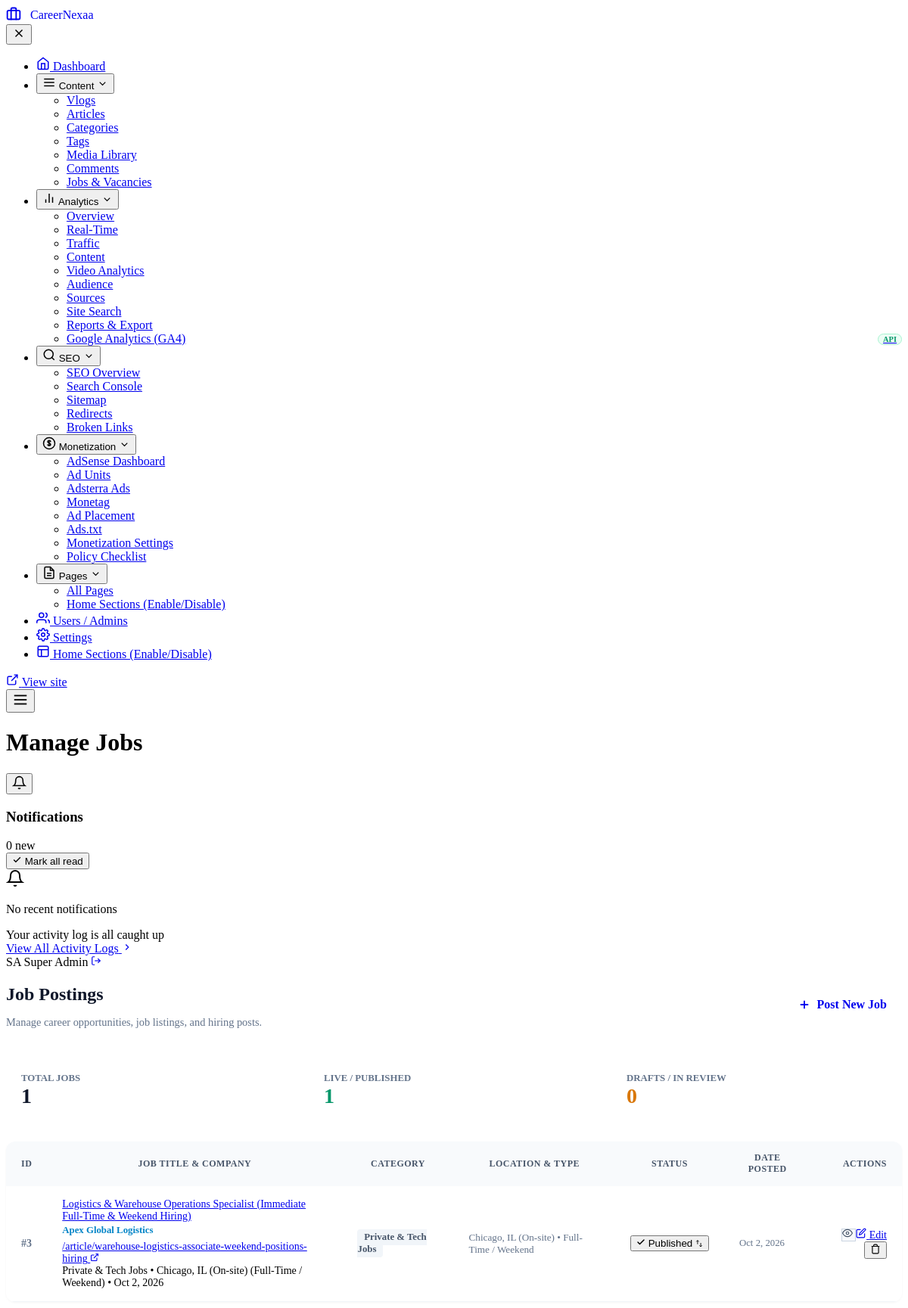
The page /admin/jobs/index.php (signed in) on the database its author committed.
### tables this page shows
CREATE TABLE `articles` (
  `id` int(11) NOT NULL AUTO_INCREMENT,
  `title` varchar(255) NOT NULL,
  `slug` varchar(255) NOT NULL,
  `excerpt` text NOT NULL,
  `content` longtext NOT NULL,
  `featured_image` varchar(255) DEFAULT NULL,
  `category_id` int(11) NOT NULL,
  `author_id` int(11) NOT NULL,
  `seo_title` varchar(255) DEFAULT NULL,
  `meta_description` varchar(300) DEFAULT NULL,
  `keywords` varchar(500) DEFAULT NULL,
  `status` enum('draft','published') DEFAULT 'draft',
  `is_job_posting` tinyint(1) DEFAULT 0,
  `job_company` varchar(150) DEFAULT NULL,
  `job_location` varchar(150) DEFAULT NULL,
  `job_type` varchar(50) DEFAULT NULL,
  `job_salary` varchar(100) DEFAULT NULL,
  `job_deadline` date DEFAULT NULL,
  `views` int(11) DEFAULT 0,
  `likes` int(11) NOT NULL DEFAULT 0,
  `dislikes` int(11) NOT NULL DEFAULT 0,
  `published_at` timestamp NULL DEFAULT NULL,
  `created_at` timestamp NOT NULL DEFAULT current_timestamp(),
  `updated_at` timestamp NOT NULL DEFAULT current_timestamp() ON UPDATE current_timestamp(),
  `video_type` varchar(50) DEFAULT 'none',
  `video_url` varchar(500) DEFAULT NULL,
  `plays` int(11) DEFAULT 0,
  `is_featured` tinyint(1) DEFAULT 0,
  `is_trending` tinyint(1) DEFAULT 0,
  `is_recommended` tinyint(1) DEFAULT 0,
  `tags` varchar(500) DEFAULT NULL,
  `image_alt` varchar(255) DEFAULT NULL,
  `thumbnail_image` varchar(255) DEFAULT NULL,
  `canonical_url` varchar(500) DEFAULT NULL,
  `robots_meta` varchar(100) DEFAULT 'auto',
  `twitter_card` varchar(50) DEFAULT 'summary_large_image',
  `og_title` varchar(255) DEFAULT NULL,
  `og_description` varchar(500) DEFAULT NULL,
  `og_image` varchar(255) DEFAULT NULL,
  `is_trash` tinyint(1) DEFAULT 0,
  PRIMARY KEY (`id`),
  UNIQUE KEY `slug` (`slug`),
  KEY `idx_article_slug` (`slug`),
  KEY `idx_article_status` (`status`),
  KEY `idx_article_category` (`category_id`),
  KEY `idx_article_author` (`author_id`),
  KEY `idx_article_published` (`published_at`),
  CONSTRAINT `fk_article_author` FOREIGN KEY (`author_id`) REFERENCES `admins` (`id`) ON DELETE CASCADE ON UPDATE CASCADE,
  CONSTRAINT `fk_article_category` FOREIGN KEY (`category_id`) REFERENCES `categories` (`id`) ON DELETE CASCADE ON UPDATE CASCADE
);

CREATE TABLE `categories` (
  `id` int(11) NOT NULL AUTO_INCREMENT,
  `name` varchar(100) NOT NULL,
  `slug` varchar(100) NOT NULL,
  `description` text DEFAULT NULL,
  `created_at` timestamp NOT NULL DEFAULT current_timestamp(),
  PRIMARY KEY (`id`),
  UNIQUE KEY `slug` (`slug`)
);

### includes/auth_functions.php (called while the page is built, shortened)
<?php
function is_super_admin($adminId = null) {
    if ($adminId === null) {
        if (!empty($_SESSION['admin_role']) && $_SESSION['admin_role'] === 'superadmin') {
            return true;
        }
    }
    return false;
}

### includes/functions.php (called while the page is built, shortened)
<?php
require_once __DIR__ . '/auth_functions.php';
function h($string) {
    return htmlspecialchars((string)($string ?? ''), ENT_QUOTES, 'UTF-8');
}

### admin/jobs/index.php (the view, shortened to what this page needs)
<?php
require_once __DIR__ . '/../../includes/functions.php';
require_once __DIR__ . '/../../includes/auth_functions.php';
require_once __DIR__ . '/../includes/admin-header.php';
$sql = "
    SELECT
        a.id,
        a.title,
        a.slug,
        a.status,
        a.created_at,
        a.job_company as company_name,
        a.job_location,
        a.job_type,
        c.name as category_name
    FROM articles a
    LEFT JOIN categories c ON a.category_id = c.id
    WHERE a.is_job_posting = 1
    ORDER BY a.created_at DESC
";
$jobs = $db->query($sql)->fetchAll(PDO::FETCH_ASSOC);
$totalJobs = count($jobs);
$publishedJobs = count(array_filter($jobs, fn($j) => $j['status'] === 'published'));
$draftJobs = count(array_filter($jobs, fn($j) => $j['status'] === 'draft'));
?>
<div class="admin-page-header" style="display:flex; justify-content:space-between; align-items:center; flex-wrap:wrap; gap:1rem; margin-bottom:1.5rem;">
    <div>
        <h2 style="font-family:var(--admin-heading); font-size:1.5rem; font-weight:800; color:#0f172a; margin-bottom:0.25rem;">
            Job Postings
        </h2>
        <p style="color:#64748b; font-size:0.9rem;">
            Manage career opportunities, job listings, and hiring posts.
        </p>
    </div>
    <?php if (is_super_admin() || has_permission('jobs.create')): ?>
    <a href="<?= ADMIN_URL ?>/add-article.php?type=job" class="admin-btn admin-btn-primary" style="display:inline-flex; align-items:center; gap:0.5rem; padding:0.6rem 1.25rem; font-weight:700; border-radius:8px; text-decoration:none;">
        <svg width="18" height="18" viewBox="0 0 24 24" fill="none" stroke="currentColor" stroke-width="2.5"><line x1="12" y1="5" x2="12" y2="19"></line><line x1="5" y1="12" x2="19" y2="12"></line></svg>
        Post New Job
    </a>
    <?php endif; ?>
</div>
<div style="display:grid; grid-template-columns:repeat(auto-fit, minmax(200px, 1fr)); gap:1rem; margin-bottom:1.5rem;">
    <div class="admin-card" style="background:#fff; border:1px solid var(--admin-border); border-radius:10px; padding:1.25rem;">
        <div style="font-size:0.8rem; font-weight:700; color:#64748b; text-transform:uppercase;">Total Jobs</div>
        <div style="font-size:1.75rem; font-weight:800; color:#0f172a;"><?= $totalJobs ?></div>
    </div>
    <div class="admin-card" style="background:#fff; border:1px solid var(--admin-border); border-radius:10px; padding:1.25rem;">
        <div style="font-size:0.8rem; font-weight:700; color:#64748b; text-transform:uppercase;">Live / Published</div>
        <div style="font-size:1.75rem; font-weight:800; color:#059669;"><?= $publishedJobs ?></div>
    </div>
    <div class="admin-card" style="background:#fff; border:1px solid var(--admin-border); border-radius:10px; padding:1.25rem;">
        <div style="font-size:0.8rem; font-weight:700; color:#64748b; text-transform:uppercase;">Drafts / In Review</div>
        <div style="font-size:1.75rem; font-weight:800; color:#d97706;"><?= $draftJobs ?></div>
    </div>
</div>
<div class="admin-card" style="background:#ffffff; border:1px solid var(--admin-border); border-radius:12px; overflow:hidden; box-shadow:0 1px 3px rgba(0,0,0,0.04);">
    <div style="overflow-x:auto;">
        <table class="admin-table" style="width:100%; border-collapse:collapse; font-size:0.875rem;">
            <thead>
                <tr style="background:#f8fafc; border-bottom:1px solid var(--admin-border); color:#475569; font-weight:700; text-transform:uppercase; font-size:0.75rem; letter-spacing:0.04em;">
                    <th class="col-job-id" style="padding:0.9rem 1.25rem;">ID</th>
                    <th class="col-job-title" style="padding:0.9rem 1.25rem;">Job Title &amp; Company</th>
                    <th class="col-job-cat" style="padding:0.9rem 1.25rem;">Category</th>
                    <th class="col-job-loc" style="padding:0.9rem 1.25rem;">Location &amp; Type</th>
                    <th class="col-job-status" style="padding:0.9rem 1.25rem; white-space:nowrap;">Status</th>
                    <th class="col-job-date" style="padding:0.9rem 1.25rem;">Date Posted</th>
                    <th class="col-job-actions" style="padding:0.9rem 1.25rem; text-align:right;">Actions</th>
                </tr>
            </thead>
            <tbody>
                <?php if (empty($jobs)): ?>
                <tr>
                    <td colspan="7" style="padding:2.5rem; text-align:center; color:#94a3b8;">
                        No job postings found. Click "Post New Job" above to create one.
                    </td>
                </tr>
                <?php else: ?>
                    <?php foreach ($jobs as $job): ?>
                    <tr style="border-bottom:1px solid #f1f5f9;">
                        <td class="cell-job-id" style="padding:1rem 1.25rem; color:#64748b; font-weight:600;">
                            #<?= (int)$job['id'] ?>
                        </td>
                        <td class="cell-job-title" style="padding:1rem 1.25rem;">
                            <div>
                                <a href="<?= BASE_URL ?>/article/<?= urlencode($job['slug']) ?>" target="_blank" class="admin-table-title-link" title="Open live job in new tab">
                                    <?= h($job['title']) ?>
                                </a>
                            </div>
                            <?php if (!empty($job['company_name'])): ?>
                                <div style="font-size:0.8rem; color:#0284c7; font-weight:600; margin-top:0.2rem;">
                                    <?= h($job['company_name']) ?>
                                </div>
                            <?php endif; ?>
                            <div style="margin-top:0.35rem;">
                                <a href="<?= BASE_URL ?>/article/<?= urlencode($job['slug']) ?>" target="_blank" class="admin-table-slug-link" title="View live job">
                                    <span>/article/<?= h($job['slug']) ?></span>
                                    <svg width="12" height="12" viewBox="0 0 24 24" fill="none" stroke="currentColor" stroke-width="2.2"><path d="M18 13v6a2 2 0 0 1-2 2H5a2 2 0 0 1-2-2V8a2 2 0 0 1 2-2h6"></path><polyline points="15 3 21 3 21 9"></polyline><line x1="10" y1="14" x2="21" y2="3"></line></svg>
                                </a>
                            </div>
                            <div class="job-mobile-meta">
                                <span class="job-badge-meta"><?= h($job['category_name'] ?? 'General') ?></span>
                                <span>&bull;</span>
                                <span><?= h($job['job_location'] ?? 'Remote') ?> (<?= h($job['job_type'] ?? 'Full-time') ?>)</span>
                                <span>&bull;</span>
                                <span><?= date('M j, Y', strtotime($job['created_at'])) ?></span>
                            </div>
                        </td>
                        <td class="cell-job-cat" style="padding:1rem 1.25rem; color:#475569;">
                            <span style="background:#f1f5f9; padding:0.2rem 0.55rem; border-radius:4px; font-size:0.8rem; font-weight:600;">
                                <?= h($job['category_name'] ?? 'Uncategorized') ?>
                            </span>
                        </td>
                        <td class="cell-job-loc" style="padding:1rem 1.25rem; color:#64748b; font-size:0.825rem;">
                            <?= h($job['job_location'] ?? 'Remote') ?> &bull; <?= h($job['job_type'] ?? 'Full-time') ?>
                        </td>
                        <td class="cell-job-status" style="padding:1rem 1.25rem; white-space:nowrap;">
                            <?php if (is_super_admin() || has_permission('jobs.publish')): ?>
                            <form action="<?= ADMIN_URL ?>/jobs/index.php" method="POST" style="display:inline; margin:0;">
                                <button type="submit" class="admin-status-pill is-<?= $job['status'] ?>" title="Click to toggle status (Change to <?= ($job['status'] === 'published') ? 'Draft' : 'Published' ?>)">
                                    <?php if ($job['status'] === 'published'): ?>
                                        <svg width="12" height="12" viewBox="0 0 24 24" fill="none" stroke="currentColor" stroke-width="3" stroke-linecap="round" stroke-linejoin="round"><polyline points="20 6 9 17 4 12"></polyline></svg>
                                        <span>Published</span>
                                    <?php else: ?>
                                        <svg width="12" height="12" viewBox="0 0 24 24" fill="none" stroke="currentColor" stroke-width="2.5" stroke-linecap="round" stroke-linejoin="round"><circle cx="12" cy="12" r="10"></circle><polyline points="12 6 12 12 16 14"></polyline></svg>
                                        <span>Draft</span>
                                    <?php endif; ?>
                                    <svg class="pill-switch-icon" width="10" height="10" viewBox="0 0 24 24" fill="none" stroke="currentColor" stroke-width="2.2"><path d="M7 16V4m0 0L3 8m4-4l4 4m6 4v12m0 0l4-4m-4 4l-4-4"/></svg>
                                </button>
                            </form>
                            <?php endif; ?>
                        </td>
                        <td class="cell-job-date" style="padding:1rem 1.25rem; font-size:0.8rem; color:#64748b;">
                            <?= date('M j, Y', strtotime($job['created_at'])) ?>
                        </td>
                        <td class="cell-job-actions" style="padding:1rem 1.25rem; text-align:right;">
                            <div class="admin-action-btn-group">
                                <a href="<?= BASE_URL ?>/article/<?= urlencode($job['slug']) ?>" target="_blank" class="admin-btn-xs" style="background:#f8fafc; border:1px solid #cbd5e1; color:#475569; text-decoration:none;" title="View Live Job">
                                    <svg width="14" height="14" viewBox="0 0 24 24" fill="none" stroke="currentColor" stroke-width="2"><path d="M1 12s4-8 11-8 11 8 11 8-4 8-11 8-11-8-11-8z"></path><circle cx="12" cy="12" r="3"></circle></svg>
                                </a>
                                <?php if (is_super_admin() || has_permission('jobs.edit')): ?>
                                <a href="<?= ADMIN_URL ?>/edit-article.php?id=<?= $job['id'] ?>&ref=jobs" class="admin-btn-xs btn-edit" title="Edit Job Details">
                                    <svg width="14" height="14" viewBox="0 0 24 24" fill="none" stroke="currentColor" stroke-width="2"><path d="M11 4H4a2 2 0 0 0-2 2v14a2 2 0 0 0 2 2h14a2 2 0 0 0 2-2v-7"></path><path d="M18.5 2.5a2.121 2.121 0 0 1 3 3L12 15l-4 1 1-4 9.5-9.5z"></path></svg>
                                    Edit
                                </a>
                                <?php endif; ?>
                                <?php if (is_super_admin() || has_permission('jobs.delete')): ?>
                                <form action="<?= ADMIN_URL ?>/delete-article.php" method="POST" style="display:inline;" onsubmit="return confirm('Are you sure you want to permanently delete this job posting?');">
                                    <button type="submit" class="admin-btn-xs btn-delete" title="Delete Job">
                                        <svg width="14" height="14" viewBox="0 0 24 24" fill="none" stroke="currentColor" stroke-width="2"><polyline points="3 6 5 6 21 6"></polyline><path d="M19 6v14a2 2 0 0 1-2 2H7a2 2 0 0 1-2-2V6m3 0V4a2 2 0 0 1 2-2h4a2 2 0 0 1 2 2v2"></path></svg>
                                    </button>
                                </form>
                                <?php endif; ?>
                            </div>
                        </td>
                    </tr>
                    <?php endforeach; ?>
                <?php endif; ?>
            </tbody>
        </table>
    </div>
</div>
<?php require_once __DIR__ . '/../includes/admin-footer.php'; ?>

### rows shown on the page
articles: status "1", status "0", id "3", title "Logistics & Warehouse Operations Specialist (Immediate Full-Time & Weekend Hiring)", job_company "Apex Global Logistics", slug "warehouse-logistics-associate-weekend-positions-hiring", category.name "Private & Tech Jobs", job_location "Chicago, IL (On-site)", job_type "Full-Time / Weekend", created_at "Oct 2, 2026", shows "Published"

### other values the page prints
$adminSiteName "CareerNexaa"
$adminPageTitle "Manage Jobs"
$userInitials "SA"
$displayNameClean "Super Admin"
$totalJobs "1"
